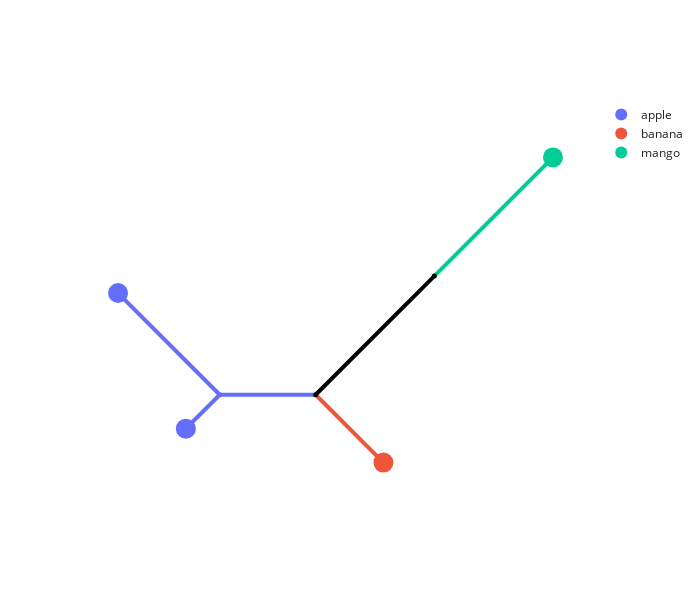

This figure's notebook cell:
### Code cell
anjl.plot_equal_angle(
    Z=Z1,
    leaf_data=ld1,
    hover_name="name",
    hover_data=["fruit", "vegetable", "animal", "car"],
    color="fruit",
    marker_size=20,
    internal_marker_size=5,
    line_width=4,
)

### Figure 1 — Plotly figure (JSON) as saved in the notebook; plotly's stock layout.template omitted (floating-point values rounded to 4 significant figures)
{"data": [{"hovertemplate": "fruit=apple<br>x=%{x}<br>y=%{y}<extra></extra>", "legendgroup": "apple", "line": {"color": "#636EFA", "dash": "solid", "width": 4}, "marker": {"symbol": "circle"}, "mode": "lines", "name": "apple", "orientation": "v", "showlegend": false, "type": "scatter", "x": [-2.475, -4.475, null, -4.475, -5.182, null, -4.475, -6.596, null], "xaxis": "x", "y": [-2.475, -2.475, null, -2.475, -3.182, null, -2.475, -0.3536, null], "yaxis": "y"}, {"hovertemplate": "fruit=banana<br>x=%{x}<br>y=%{y}<extra></extra>", "legendgroup": "banana", "line": {"color": "#EF553B", "dash": "solid", "width": 4}, "marker": {"symbol": "circle"}, "mode": "lines", "name": "banana", "orientation": "v", "showlegend": false, "type": "scatter", "x": [-2.475, -1.061, null], "xaxis": "x", "y": [-2.475, -3.889, null], "yaxis": "y"}, {"hovertemplate": "fruit=mango<br>x=%{x}<br>y=%{y}<extra></extra>", "legendgroup": "mango", "line": {"color": "#00CC96", "dash": "solid", "width": 4}, "marker": {"symbol": "circle"}, "mode": "lines", "name": "mango", "orientation": "v", "showlegend": false, "type": "scatter", "x": [0, 2.475, null], "xaxis": "x", "y": [0, 2.475, null], "yaxis": "y"}, {"hovertemplate": "fruit=<br>x=%{x}<br>y=%{y}<extra></extra>", "legendgroup": "", "line": {"color": "black", "dash": "solid", "width": 4}, "marker": {"symbol": "circle"}, "mode": "lines", "name": "", "orientation": "v", "showlegend": false, "type": "scatter", "x": [0, -2.475, null], "xaxis": "x", "y": [0, -2.475, null], "yaxis": "y"}, {"customdata": [["apple", "pea", "ladybird", "Lamborghini"], ["apple", "carrot", "pigeon", "Ferrari"]], "hovertemplate": "<b>%{hovertext}</b><br><br>fruit=%{customdata[0]}<br>x=%{x}<br>y=%{y}<br>vegetable=%{customdata[1]}<br>animal=%{customdata[2]}<br>car=%{customdata[3]}<extra></extra>", "hovertext": ["B", "A"], "legendgroup": "apple", "marker": {"color": "#636EFA", "size": 20, "symbol": "circle"}, "mode": "markers", "name": "apple", "orientation": "v", "showlegend": true, "type": "scatter", "x": [-6.596, -5.182], "xaxis": "x", "y": [-0.3536, -3.182], "yaxis": "y"}, {"customdata": [["banana", "cabbage", "pigeon", "Landrover"]], "hovertemplate": "<b>%{hovertext}</b><br><br>fruit=%{customdata[0]}<br>x=%{x}<br>y=%{y}<br>vegetable=%{customdata[1]}<br>animal=%{customdata[2]}<br>car=%{customdata[3]}<extra></extra>", "hovertext": ["C"], "legendgroup": "banana", "marker": {"color": "#EF553B", "size": 20, "symbol": "circle"}, "mode": "markers", "name": "banana", "orientation": "v", "showlegend": true, "type": "scatter", "x": [-1.061], "xaxis": "x", "y": [-3.889], "yaxis": "y"}, {"customdata": [["mango", "cabbage", "spider", "Lamborghini"]], "hovertemplate": "<b>%{hovertext}</b><br><br>fruit=%{customdata[0]}<br>x=%{x}<br>y=%{y}<br>vegetable=%{customdata[1]}<br>animal=%{customdata[2]}<br>car=%{customdata[3]}<extra></extra>", "hovertext": ["D"], "legendgroup": "mango", "marker": {"color": "#00CC96", "size": 20, "symbol": "circle"}, "mode": "markers", "name": "mango", "orientation": "v", "showlegend": true, "type": "scatter", "x": [2.475], "xaxis": "x", "y": [2.475], "yaxis": "y"}, {"hovertemplate": "<b>%{hovertext}</b><br><br>fruit=apple<br>x=%{x}<br>y=%{y}<extra></extra>", "hovertext": [4], "legendgroup": "apple", "marker": {"color": "#636EFA", "size": 5, "symbol": "circle"}, "mode": "markers", "name": "apple", "orientation": "v", "showlegend": false, "type": "scatter", "x": [-4.475], "xaxis": "x", "y": [-2.475], "yaxis": "y"}, {"hovertemplate": "<b>%{hovertext}</b><br><br>fruit=<br>x=%{x}<br>y=%{y}<extra></extra>", "hovertext": [6, 5], "legendgroup": "", "marker": {"color": "black", "size": 5, "symbol": "circle"}, "mode": "markers", "name": "", "orientation": "v", "showlegend": false, "type": "scatter", "x": [0, -2.475], "xaxis": "x", "y": [0, -2.475], "yaxis": "y"}], "layout": {"height": 600, "legend": {"itemsizing": "constant", "tracegroupgap": 0}, "width": 700, "xaxis": {"autorange": true, "domain": [0, 1], "mirror": false, "range": [-7.389, 3.268], "showgrid": false, "showline": false, "showticklabels": false, "ticks": "", "title": {}, "type": "linear"}, "yaxis": {"autorange": true, "domain": [0, 1], "mirror": false, "range": [-5.078, 3.664], "scaleanchor": "x", "scaleratio": 1, "showgrid": false, "showline": false, "showticklabels": false, "ticks": "", "title": {}, "type": "linear"}}}
